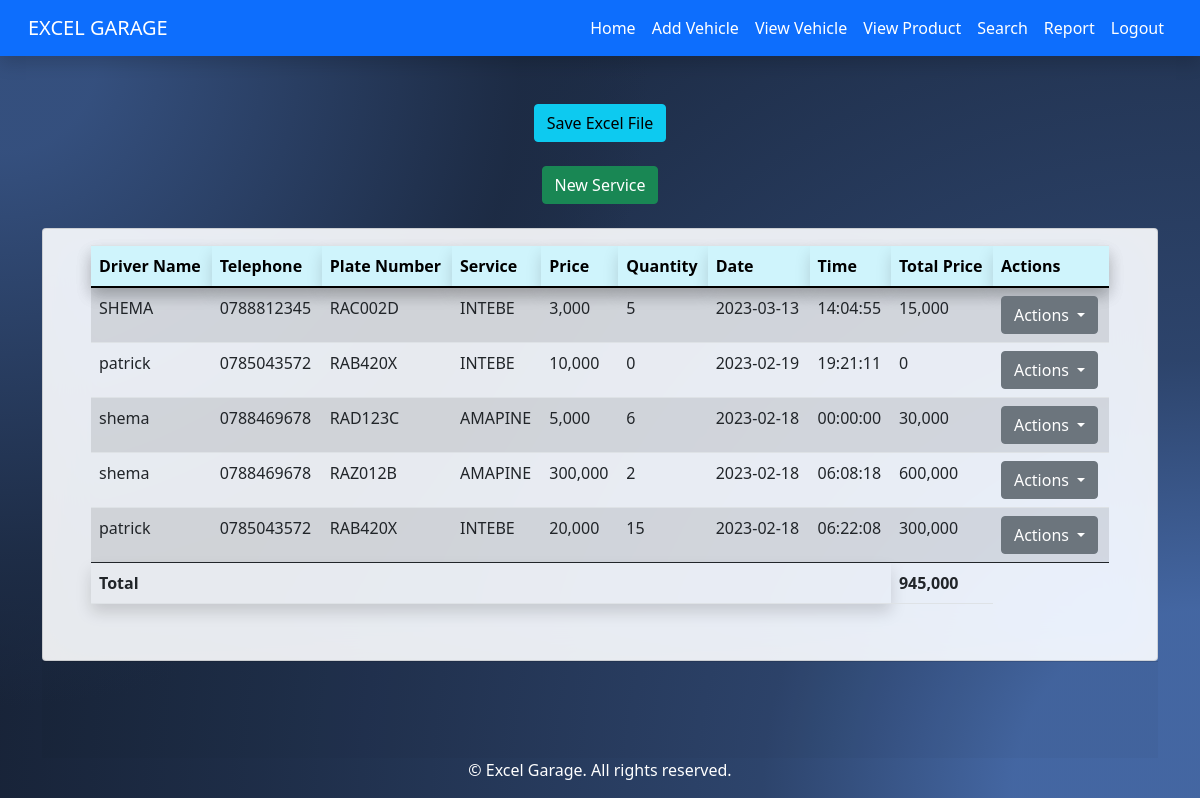
The app's page /viewproduct.php (signed in) with its own data.
### tables this page shows
CREATE TABLE `product` (
  `product_id` int(11) NOT NULL,
  `driver` text DEFAULT NULL,
  `telephone` text NOT NULL,
  `service` text DEFAULT NULL,
  `price` int(10) DEFAULT NULL,
  `quantity` int(10) DEFAULT NULL,
  `date` date DEFAULT NULL,
  `time` time NOT NULL,
  `totalprice` int(10) DEFAULT NULL,
  `vehicle_id` int(11) DEFAULT NULL
);

CREATE TABLE `vehicles` (
  `vehicle_id` int(11) NOT NULL,
  `plate` varchar(7) NOT NULL
);

### viewproduct.php (the view, shortened to what this page needs)
<!DOCTYPE html>
<html lang="en" dir="ltr">
  <head>
    <link rel="stylesheet" href="bootstrap/css/bootstrap.min.css">
    <link href="https://cdn.jsdelivr.net/npm/bootstrap@5.0.2/dist/css/bootstrap.min.css" rel="stylesheet">
  </head>
  <body>
  <nav class="navbar navbar-expand-sm bg-primary navbar-dark shadow">
        <div class="container-fluid">
            <a href="home.php" class="navbar-brand">EXCEL GARAGE</a>
            <div class="collapse navbar-collapse" id="navbarCollapse">
                <div class="navbar-nav ms-auto">
                    <a href="home.php" class="nav-item nav-link active">Home</a>
                    <a href="vehicles.php" class="nav-item nav-link active">Add Vehicle</a>
                    <a href="Viewvehicle.php" class="nav-item nav-link active">View Vehicle</a>
                    <a href="viewproduct.php" class="nav-item nav-link active">View Product</a>
                    <a href="search.php" class="nav-item nav-link active">Search</a>
                    <a href="Report.php" class="nav-item nav-link active">Report</a>
                    <a href="logout.php" class="nav-item nav-link active" tabindex="-1">Logout</a>
                </div>
            </div>
        </div>
    </nav>
    <section class="background-radial-gradient overflow-hidden">
	<br><br>
  <center>
<div>
  <a href="download_product.php"><button class="btn btn-info">Save Excel File</button></a>
</div>
<br>
		<a href="viewvehicle.php"><button class="btn btn-success">New Service</button></a>
	</center>
  <br>
  <div class="container-lg">
  <div class="card bg-glass">
          <div class="card-body px-4 py-3 px-md-5">
              <div class="row">
                <div class="form-outline mb-4">
                  <div class="form-outline">
<div class="table-responsive-sm">
	<table class="table table-hover table-striped">
	<thead class="table-info shadow">
		<th class="shadow">Driver Name</th>
		<th class="shadow">Telephone</th>
		<th class="shadow">Plate Number</th>
		<th class="shadow">Service</th>
		<th class="shadow">Price</th>
		<th class="shadow">Quantity</th>
		<th class="shadow">Date</th>
		<th class="shadow">Time</th>
		<th class="shadow">Total Price</th>
		<th colspan="4" class="shadow">Actions</th>
	</thead>
	<tbody>
	<?php
		  include 'link.php';
		  $select=$mysqli->query("SELECT product.*,vehicles.* FROM product INNER JOIN vehicles WHERE product.vehicle_id=vehicles.vehicle_id ORDER BY date DESC")or die("select failed");
           while ($fetch=mysqli_fetch_array($select)) {
            $price_db=$fetch['price'];
            $price_format=number_format($price_db);
             $totalprice_db=$fetch['totalprice'];
             $format=number_format($totalprice_db);
           	?>
           	<tr>
           		<td><?php echo $fetch['driver']; ?></td>
           		<td><?php echo $fetch['telephone']; ?></td>
           		<td><?php echo $fetch['plate']; ?></td>
           		<td><?php echo $fetch['service']; ?></td>
           		<td><?php echo $price_format; ?></td>
           		<td><?php echo $fetch['quantity']; ?></td>
           		<td><?php echo $fetch['date']; ?></td>
           		<td><?php echo $fetch['time']; ?></td>
           		<td><?php echo $format; ?></td>
<td>
<div class="dropdown">
  <button class="btn btn-secondary dropdown-toggle" type="button" id="dropdownMenuButton" data-bs-toggle="dropdown" aria-expanded="false">
    Actions
  </button>
</div>
</td>
           	</tr>
           	<?php
           }
		?>
	</tbody>
     <tfoot>
      <tr>
       <th colspan="8" class="shadow">Total</th>
          <?php
            $result=$mysqli->query("SELECT sum(totalprice) FROM product") or die("sum failed");
            while($row=mysqli_fetch_array($result)){
              $total=$row['sum(totalprice)'];
              $number=number_format($total);
						?>
						<td><b><?php echo $number; ?></b></td>
						</tr>
     </tfoot>
            <?php
            }
          ?>
	</table>
  </div>
        </div>
      </div>
    </div>
  </div>
</div>
<div class="card-footer py-5">
</div>
</body>
<footer style="position: bottom: 0; left: 0; width: 100%; text-align: center;">
  <p style="color: white;">&copy; Excel Garage. All rights reserved.</p>
</footer>
</html>

### viewproduct.php (style rules this page uses)
.background-radial-gradient { background-color: hsl(218, 41%, 15%); background-image: radial-gradient(650px circle at 0% 0%, hsl(218, 41%, 35%) 15%, hsl(218, 41%, 30%) 35%, hsl(218, 41%, 20%) 75%, hsl(218, 41%, 19%) 80%, transparent 100%), radial-gradient(1250px circle at 100% 100%, hsl(218, 41%, 45%) 15%, hsl(218, 41%, 30%) 35%, hsl(218, 41%, 20%) 75%, hsl(218, 41%, 19%) 80%, transparent 100%); }
.bg-glass { background-color: hsla(0, 0%, 100%, 0.9) !important; backdrop-filter: saturate(200%) blur(25px); }

### records on screen
product: driver "SHEMA", telephone "0788812345", vehicle.plate "RAC002D", service "INTEBE", price "3,000", quantity "5", date "2023-03-13", time "14:04:55", totalprice "15,000"
product: driver "patrick", telephone "0785043572", vehicle.plate "RAB420X", service "INTEBE", price "10,000", quantity "0", date "2023-02-19", time "19:21:11", totalprice "0"
product: driver "shema", telephone "0788469678", vehicle.plate "RAD123C", service "AMAPINE", price "5,000", quantity "6", date "2023-02-18", time "00:00:00", totalprice "30,000"
product: driver "shema", telephone "0788469678", vehicle.plate "RAZ012B", service "AMAPINE", price "300,000", quantity "2", date "2023-02-18", time "06:08:18", totalprice "600,000"
product: driver "patrick", telephone "0785043572", vehicle.plate "RAB420X", service "INTEBE", price "20,000", quantity "15", date "2023-02-18", time "06:22:08", totalprice "300,000"

### other values on screen
$number "945,000"
